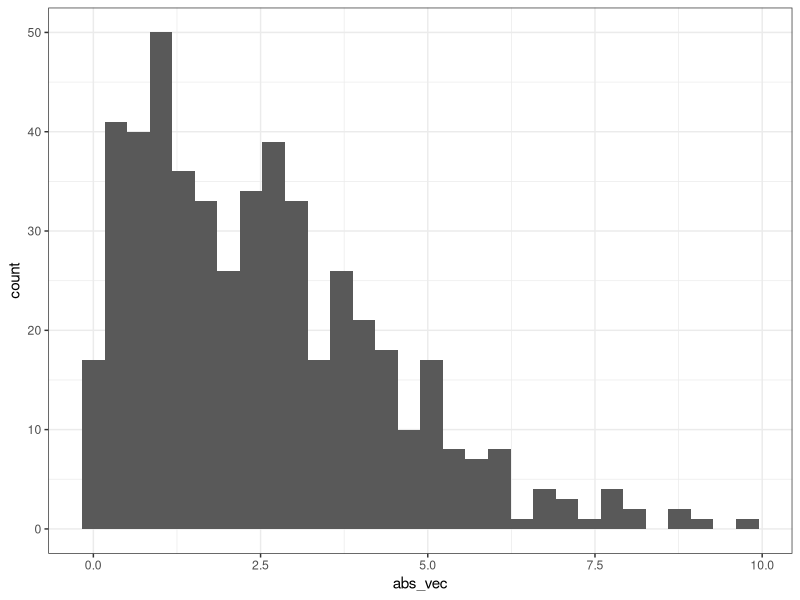
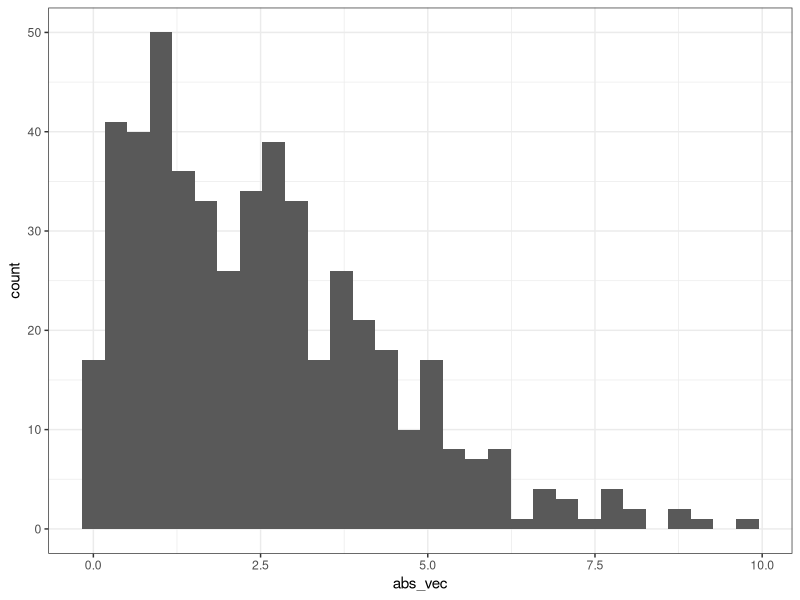

These figures' R source, in order:
## ---- chunk 1
set.seed(2024)
library(tidyverse)

# set knitr defaults
knitr::opts_chunk$set(
  echo = TRUE,
  warning = FALSE,
  message = FALSE,
  fig.align = "center",
  fig.width = 6,
  fig.asp   = .6, # if specified, fig.height = fig.width * fig.asp
  out.width = "90%",
  cache = FALSE
)

# set theme defaults
theme_set(
  theme_bw() +
    theme(
      legend.position = "bottom",
      plot.title    = element_text(hjust = 0.5),
      plot.subtitle = element_text(hjust = 0.5),
      plot.caption  = element_text(hjust = 0.0)
    )
)

# set color scale defaults
options(
  ggplot2.continuous.colour = "viridis",
  ggplot2.continuous.fill   = "viridis"
)
scale_colour_discrete = scale_colour_viridis_d
scale_fill_discrete   = scale_fill_viridis_d
## ---- chunk 2
# Your answer starts here: 
df1 <- tibble(
  random_vec = rnorm(500, mean = 1, sd = 3),
  logical_vec = random_vec > 0,
  abs_vec = abs(random_vec)
)
## ---- chunk 3
# Your answer starts here:  
ggplot(aes(x = abs_vec), data = df1) + geom_histogram()
## ---- chunk 4
# Another way
df1 %>% ggplot(aes(x = abs_vec)) + geom_histogram()
